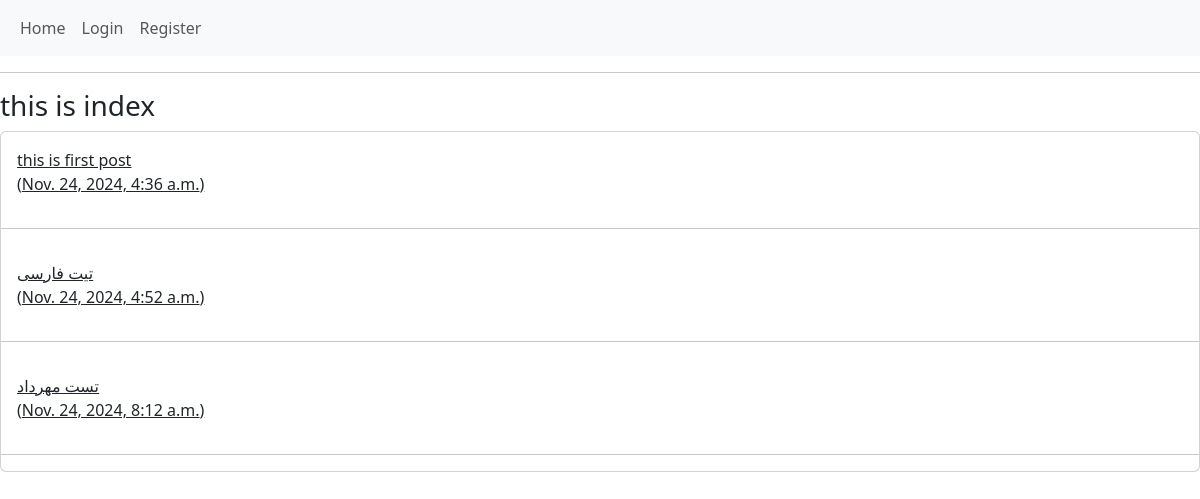
The app's page /, older data.
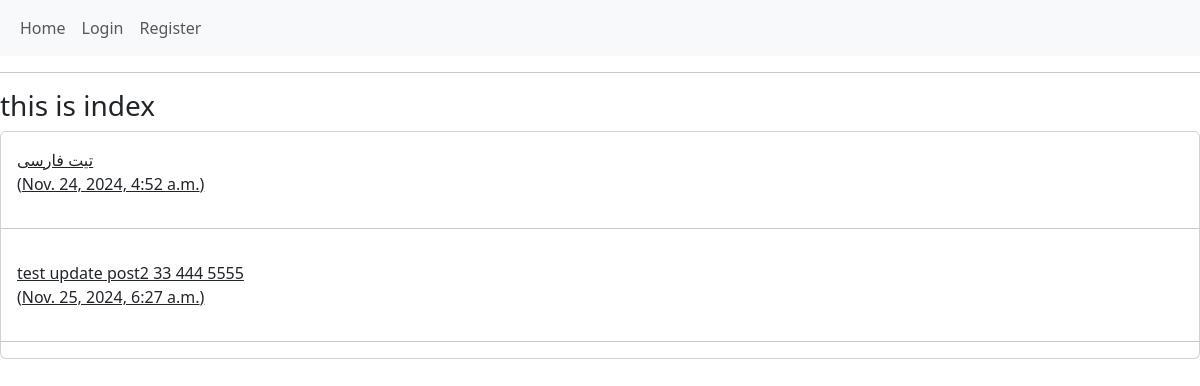
The same page, newer data.
### home/models.py (models this page shows, shortened)
class Post(models.Model):
    user = models.ForeignKey(User,on_delete=models.CASCADE)
    title = models.TextField()
    body = models.TextField()
    slug = models.SlugField()
    created = models.DateTimeField(auto_now_add=True)
    updated = models.DateTimeField(auto_now=True)
    def get_absolute_url(self):
        return reverse('home:post_detail',args=(self.id,self.slug))

### home/views.py (the view)
# urls.py: path('',views.HomeView.as_view(),name='home'),
class HomeView(View):
    def get(self,request):
        posts = Post.objects.all()
        return render(request,'home/index.html',{'posts':posts})

### home/templates/home/index.html
{% extends 'base.html' %}
{% block content %}
<h3>this is index</h3>
<div class="card">
    {% for post in posts %}
        <a href="{{ post.get_absolute_url }}" class="card-body">{{ post.title }} <br> ({{ post.created }})</a>
        <hr>
    {% endfor %}
</div>
{% endblock %}

### templates/base.html (shortened to what this page needs)
<html lang="en">
<head>
    <link href="https://cdn.jsdelivr.net/npm/bootstrap@5.3.3/dist/css/bootstrap.min.css" rel="stylesheet">
</head>
<body>
    {% include 'inc/navbar.html' %}
    <hr>
    {% block content %}{% endblock %}
</body>
</html>

### templates/inc/navbar.html
<nav class="navbar navbar-expand-lg bg-body-tertiary">
  <div class="container-fluid">
      <div class="navbar-nav">
        <a class="nav-link" href="{% url 'home:home' %}">Home</a>
        {% if user.is_authenticated %}
          <a class="nav-link" href="{% url 'account:user_logout' %}">Logout</a>
          <a class="nav-link" href="{% url 'account:user_profile'  request.user.id%}">Profile</a>
          <a class="nav-link" href="{% url 'home:post_new' %}">New Post</a>
        {% else %}
          <a class="nav-link" href="{% url 'account:user_login' %}">Login</a>
          <a class="nav-link" href="{% url 'account:user_register' %}">Register</a>
        {% endif %}
      </div>
  </div>
</nav>

Row changes from the older to the newer data that the page shows:
removed Post: title "this is first post", created "Nov. 24, 2024, 4:36 a.m."
removed Post: title "تست مهرداد", created "Nov. 24, 2024, 8:12 a.m."
added Post: title "test update post2 33 444 5555", created "Nov. 25, 2024, 6:27 a.m."
